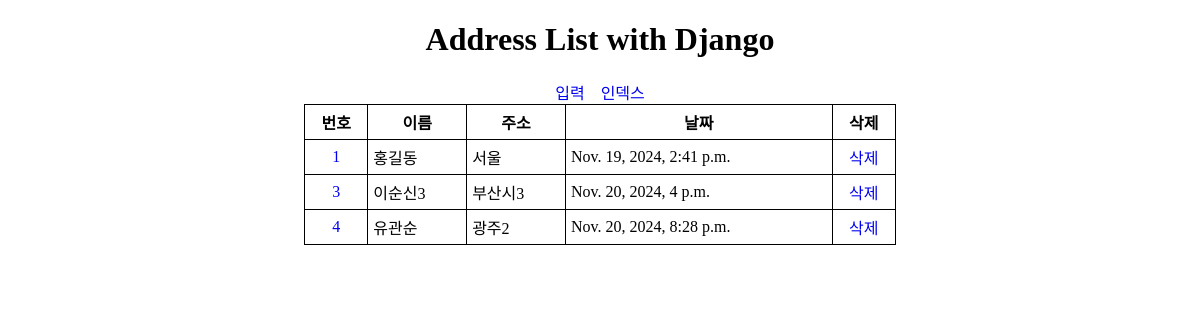
The page /list/ on the database as committed earlier.
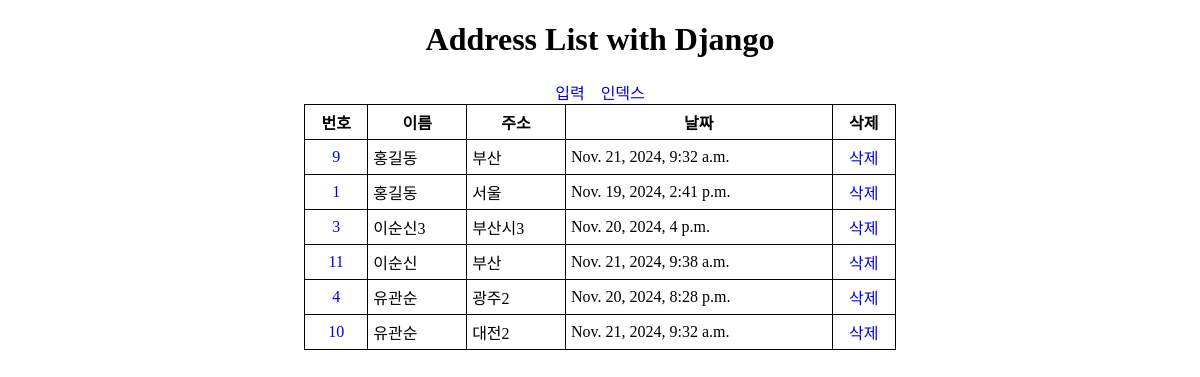
The same page on the database as committed later.
### hyunapp/models.py (models this page shows)
class Address(models.Model):
    name = models.CharField(max_length=200)
    addr = models.TextField()
    rdate = models.DateTimeField()

### hyunapp/views.py (the view)
# urls.py: path('list/',views.list, name='list' ),
def list(request):
    template = loader.get_template('list.html')
    addresses = Address.objects.all().order_by('-name','addr','-id').values() #여러 조건으로 정렬
    context = {
        'addresses': addresses,
    }
    return HttpResponse(template.render(context,request))

### hyunapp/templates/list.html (shortened to what this page needs)
<!DOCTYPE html>
<html>
	<head>
	</head>
	<body style="text-align:center">
		<center>
			<h1>
				Address List with Django
			</h1>
			<a href='../write'>입력</a>&nbsp;&nbsp;&nbsp;
            <a href='../'>인덱스</a><br/>
			<table border='1' cellpadding='7' cellspacing='2' width='50%'>
			<tr>
			<th>번호</th>
			<th>이름</th>
			<th>주소</th>
			<th>날짜</th>
			<th>삭제</th>
			</tr>
            {% for address in addresses %}
			<tr>
			<td align='center'><a href='../update/{{address.id}}'>{{address.id}}</a></td>
			<td>{{address.name}}</td>
			<td>{{address.addr}}</td>
			<td>{{address.rdate}}</td>
			<td align='center'><a href='../delete/{{address.id}}'>삭제</a></td>
			</tr>
            {% endfor %}
			</table>
		</center>
	</body>
</html>

### hyunapp/templates/list.html (style rules this page uses)
table, th, td { border: 1px solid black; border-collapse: collapse; }
th, td { padding: 5px; }
a { text-decoration:none }

Rows that differ between the two databases and show on the page:
added Address: id "9", name "홍길동", addr "부산", rdate "Nov. 21, 2024, 9:32 a.m."
added Address: id "11", name "이순신", addr "부산", rdate "Nov. 21, 2024, 9:38 a.m."
added Address: id "10", name "유관순", addr "대전2", rdate "Nov. 21, 2024, 9:32 a.m."
